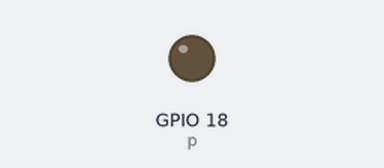
A program run on a simulated Raspberry Pi (BCM pin numbers). On the bench: output pins drawn as LEDs (lit = HIGH).

Above: at 0.05 s.
At 1.5 s:
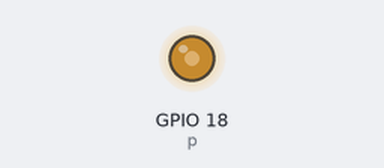
At 3.0 s:
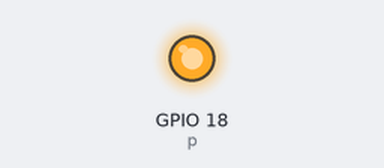
Timing chart, 0 to 6.9 s (numbered marks = the images above):
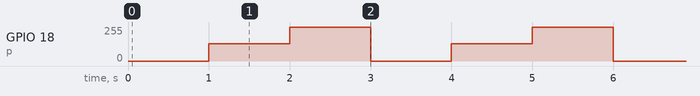

The program:

ex03_PWM.py
```python
import RPi.GPIO as gp
import time

gp.setmode(gp.BCM)
gp.setup(18, gp.OUT)

p = gp.PWM(18, 500)
p.start(0)

while True:
    p.ChangeDutyCycle(0)
    time.sleep(1)

    p.ChangeDutyCycle(50)
    time.sleep(1)

    p.ChangeDutyCycle(100)
    time.sleep(1)

    
```

Measured:
- by itself, GPIO 18 (p): repeats every 3.0 s: 255/255 1.0 s, 0/255 1.0 s, 128/255 1.0 s
